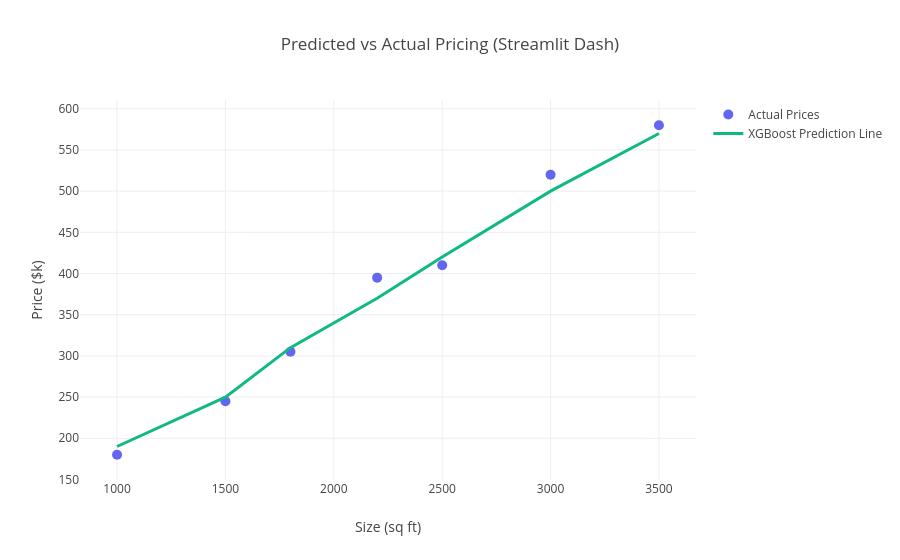

Write notebook code for a chart like this one.
### Markdown cell above
## Predictions Visualizer

We plot the predicted values versus actual labels using Plotly. Click on nodes to zoom and inspect data points.

### Code cell
import plotly.graph_objects as go

fig = go.Figure()
fig.add_trace(go.Scatter(x=X['Size_SqFt'], y=y, mode='markers', name='Actual Price'))
fig.add_trace(go.Scatter(x=X['Size_SqFt'], y=predictions, mode='lines', name='XGBoost Line'))
fig.show()

### Figure 1 — Plotly figure (JSON) as saved in the notebook; plotly's stock layout.template omitted (floating-point values rounded to 4 significant figures)
{"data": [{"x": [1000, 1500, 1800, 2200, 2500, 3000, 3500], "y": [180, 245, 305, 395, 410, 520, 580], "mode": "markers", "type": "scatter", "name": "Actual Prices", "marker": {"color": "#6366F1", "size": 10}}, {"x": [1000, 1500, 1800, 2200, 2500, 3000, 3500], "y": [190, 250, 310, 370, 420, 500, 570], "mode": "lines", "type": "scatter", "name": "XGBoost Prediction Line", "line": {"color": "#10B981", "width": 3}}], "layout": {"title": {"text": "Predicted vs Actual Pricing (Streamlit Dash)"}, "xaxis": {"title": {"text": "Size (sq ft)"}}, "yaxis": {"title": {"text": "Price ($k)"}}}}
